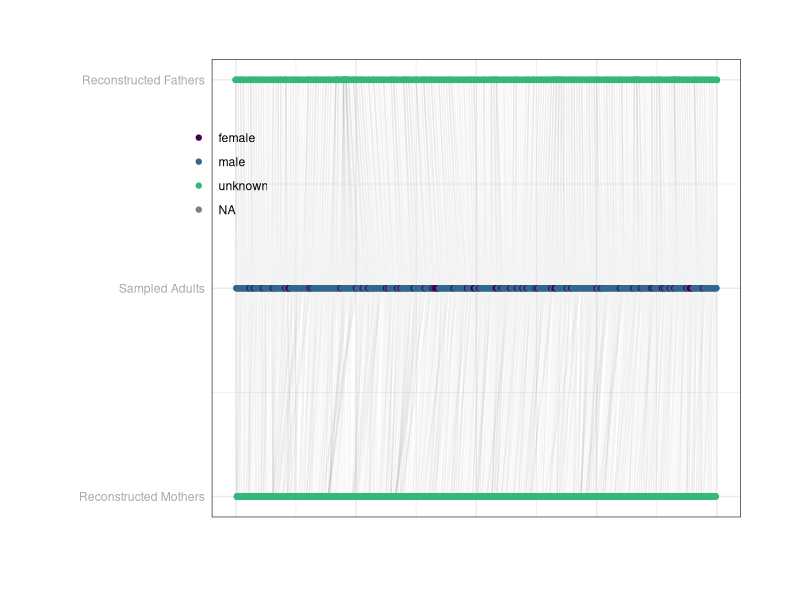

Here is the R script that generated this plot:
library(reshape2)
library(ggplot2)
library(plyr)
library(viridis)
library(dplyr)
library(tidyr)

generateXcoord <- function(size){

  if(size %% 2 != 0 & size != 1){   # Check if size is odd
    newsize <- size - 1
    interval <- 1/newsize
    x <- seq(0, 1, interval)
    }

  if(size %% 2 == 0){    # Check if size is even
    interval <- 1/size
    x <- seq(0, 1, interval)[-size-1] + diff(seq(0, 1, interval))/2
    }

  if(size == 1) x <- 0.5

  x
  }


ped_data = read.csv('uts_ped_gp_v_p.csv', stringsAsFactors=F)
sire_by_offspring = subset(ped_data, select=c('sire', 'dam'))
colnames(sire_by_offspring) = c('id', 'dam_id')
sire_by_offspring = dplyr::distinct(sire_by_offspring, id, .keep_all = TRUE)

#ped_data = subset(ped_data, gender!='unknown')

# suse code
ped2 <- melt(ped_data, id.vars=c("id"), measure.vars=c("dam", "sire"))
head(ped2)

names(ped2)[which(names(ped2) == "value")] <- "parent_id"
ped2$Group <- 1:nrow(ped2)


ped3 <- melt(ped2, id.vars = "Group", measure.vars=c("id", "parent_id"))

names(ped3)[3] <- "id"
ped3 <- join(ped3, ped_data[,c("id", "birth_year", "gender")])
# ped3 = subset(ped3, gender!='unknown')

head(ped3)
str(ped3)
#~~ Create an object to save the x coordinates within
xcoords <- NULL
z = 0
for(i in sort(unique(ped3$birth_year))){
  z = z + 1
  # Extract the number of Unique IDs per year and generate X coords
  ids  <- unique(ped3$id[which(ped3$birth_year == i)])

  newx <- generateXcoord(length(ids)) # generate X coordinates

  # Append to xcoords
  new_dat = data.frame(id = ids)
  new_dat = dplyr::left_join(new_dat, subset(ped_data, select=c('id', 'dam', 'sire', 'gender')))
  new_dat = dplyr::left_join(new_dat, sire_by_offspring, by='id')
  str(new_dat)
  if(z==0){
    new_dat = arrange(new_dat, id)
    new_dat$x = newx
  }else if(z==2){
    new_dat = arrange(new_dat, dam_id)
    new_dat$x = newx
  }else{
    new_dat = arrange(new_dat, dam)
    new_dat$x = newx
  }
  xcoords <- rbind(xcoords, new_dat)

  rm(ids, newx)
  }

# Merge with ped3
ped3 <- join(ped3, xcoords)


# plot
png('sal_grandparents.png', width=20, height=6, units='in', res=320)

birthyears <- sort(unique(ped3$birth_year))

ggplot(ped3, aes(x, -as.numeric(birth_year), colour=gender)) +
  geom_line(aes(group = Group), alpha = 0.1, colour='darkgrey') +
  geom_point() +
  theme_bw() +
  theme(legend.position=c(0.03, 0.75),
        legend.background=element_blank(),
        legend.title     = element_blank(),
        axis.text.x      = element_blank(),
        axis.text.y      = element_text(colour = "darkgrey"),
        axis.ticks.y     = element_blank(),
        axis.ticks.x     = element_blank()) +
  theme(plot.margin = unit(c(1.5, 1.5, 1.5, 1.5), units = "cm")) +
  scale_y_continuous(breaks = -seq(min(birthyears), max(birthyears), 1),
                     labels =
                     c('Reconstructed Fathers', 'Sampled Adults', 'Reconstructed Mothers')) +
  scale_colour_manual(values=viridis(4)[1:3]) +
  labs(x = "", y = "")

dev.off()